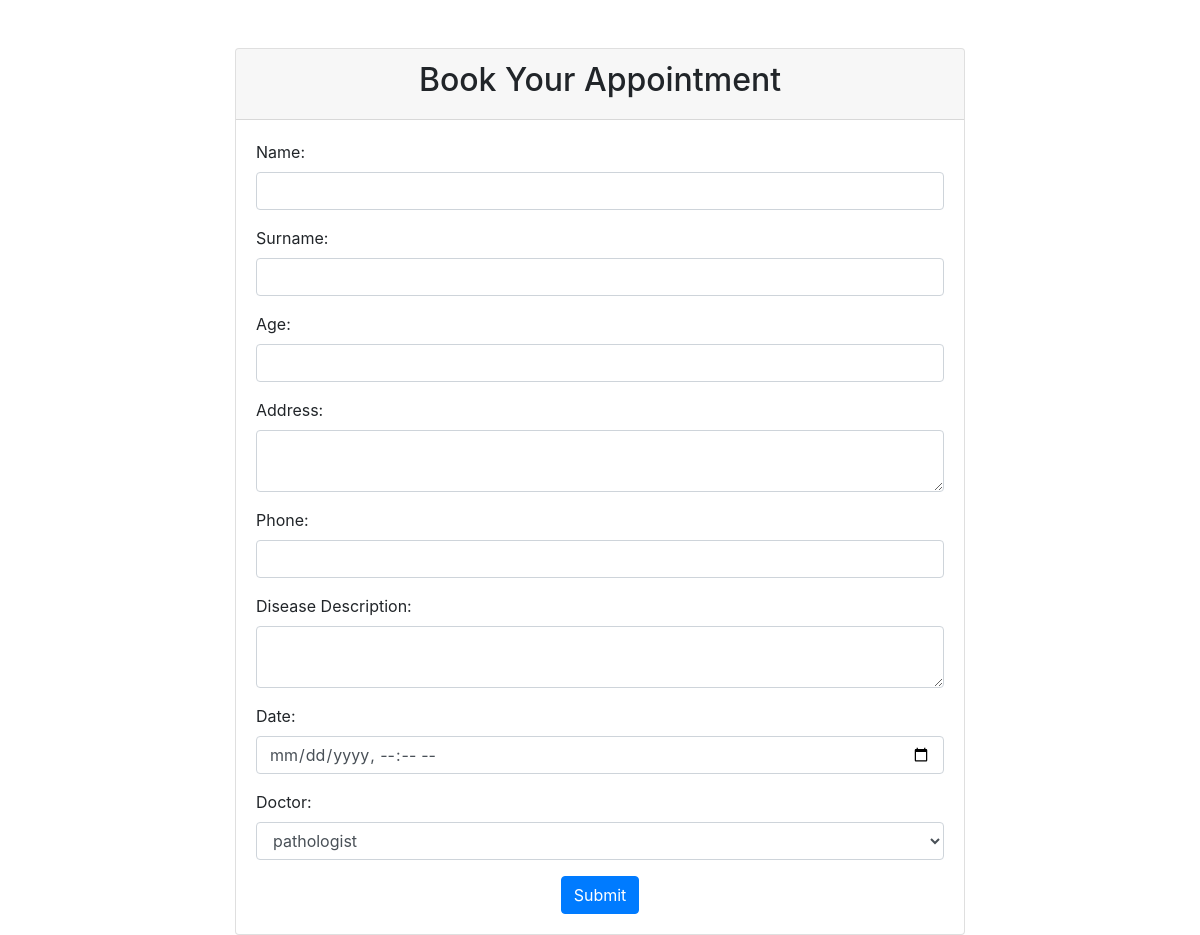
Page /bookappointment/ on the earlier database version.
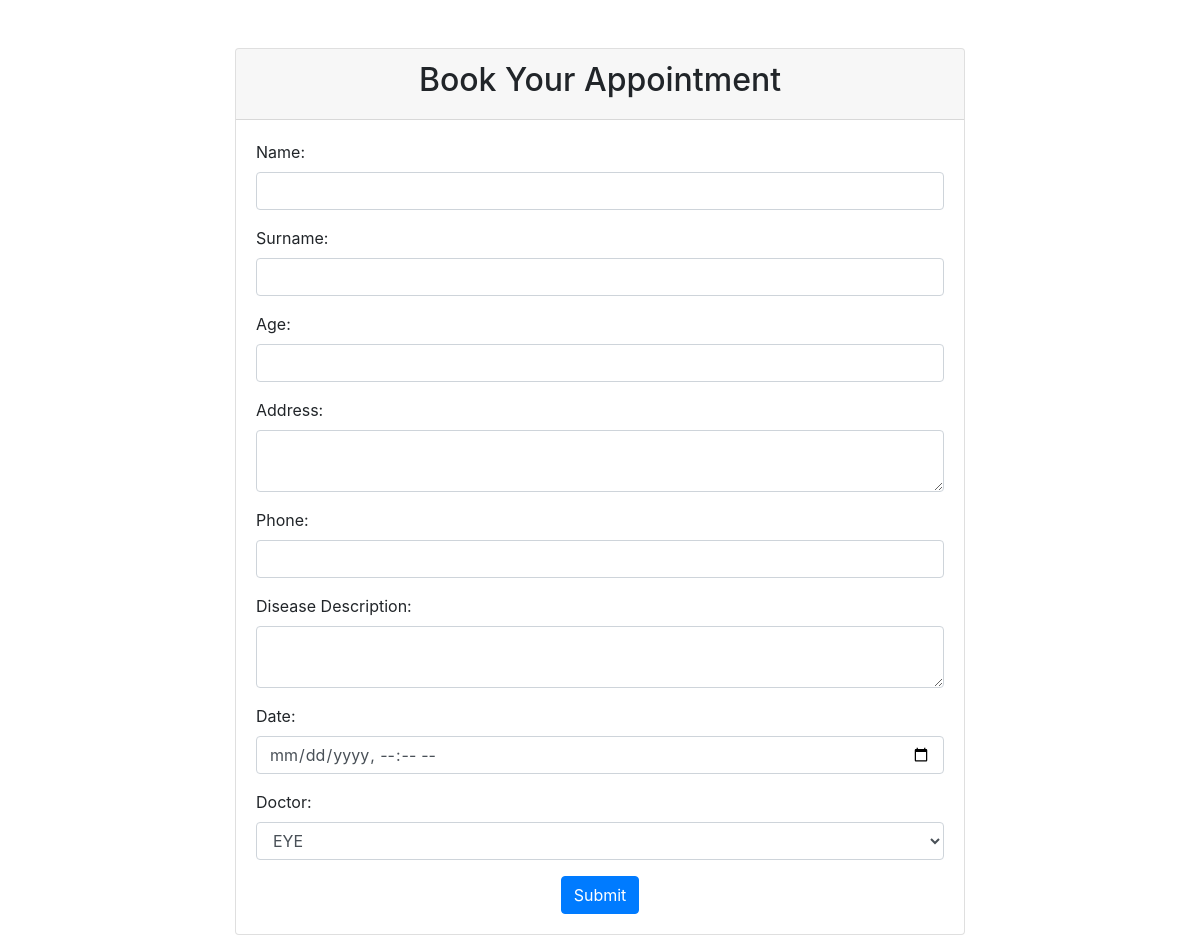
Same page on the later database version.
### accounts/models.py (models this page shows, shortened)
class Doctor(models.Model):
    username=models.CharField(max_length=10)
    password=models.CharField(max_length=10)
    name=models.CharField(max_length=20)
    designation=models.CharField(max_length=30)
    age=models.IntegerField()
    patient_counter=models.IntegerField(default=0)
    class Meta:
        pass

### accounts/views.py (the view, shortened to what this page needs)
# urls.py: path('bookappointment/',bookappointment,name='bookappointment'),
def bookappointment(request):
    ueryset=Doctor.objects.all()
    list=[]
    for i in ueryset:
        list.append(i.designation)
    context = {'list':list}
    print(context)
    return render(request,'bookappointment.html',context)

### templates/bookappointment.html (shortened to what this page needs)
<!DOCTYPE html>
<html lang="en">
<head>
    <link href="https://stackpath.bootstrapcdn.com/bootstrap/4.5.2/css/bootstrap.min.css" rel="stylesheet">
</head>
<body>
    <div class="container mt-5">
        <div class="row justify-content-center">
            <div class="col-md-8">
                <div class="card">
                    <div class="card-header text-center">
                        <h2>Book Your Appointment</h2>
                    </div>
                    <div class="card-body">
                        <form method="POST">
                            <div class="form-group">
                                <label for="id_name">Name:</label>
                                <input type="text" class="form-control" id="id_name" name="nameid" maxlength="20" required>
                            </div>
                            <div class="form-group">
                                <label for="id_sur_name">Surname:</label>
                                <input type="text" class="form-control" id="id_sur_name" name="sur_name" maxlength="20" required>
                            </div>
                            <div class="form-group">
                                <label for="id_age">Age:</label>
                                <input type="number" class="form-control" id="id_age" name="age" required>
                            </div>
                            <div class="form-group">
                                <label for="id_address">Address:</label>
                                <textarea class="form-control" id="id_address" name="address" required></textarea>
                            </div>
                            <div class="form-group">
                                <label for="id_phone">Phone:</label>
                                <input type="number" class="form-control" id="id_phone" name="phone" required>
                            </div>
                            <div class="form-group">
                                <label for="id_disease_dis">Disease Description:</label>
                                <textarea class="form-control" id="id_disease_dis" name="disease_dis" required></textarea>
                            </div>
                            <div class="form-group">
                                <label for="id_date">Date:</label>
                                <input type="datetime-local" class="form-control" id="id_date" name="date" required>
                            </div>
                            <div class="form-group">
                                <label for="id_doctor">Doctor:</label>
                                <select class="form-control" id="id_doctor" name="doctor" >
                                    {% for i in list %}
                                    <option value="{{ i }}">{{ i }}</option>
                                    {% endfor %}
                                </select>
                            </div>
                            <div class="text-center">
                                <button type="submit" class="btn btn-primary">Submit</button>
                            </div>
                        </form>
                    </div>
                </div>
            </div>
        </div>
    </div>
</body>
</html>

Differences in the rows shown:
changed Doctor: doctor "pathologist" → "EYE"
